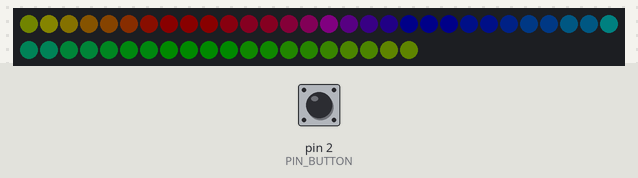
This program was run on a simulated Arduino Nano, built with avr-gcc and run on an emulated ATmega328P. On the bench: 50 RGB LEDs in strip order, left to right, continuing on the next row. Inputs (shaded band) come from the test bench; at power-on: pin 2 (PIN_BUTTON) HIGH. Dim RGB values are drawn brighter than linear; colours are those a GRB WS2812 strip shows for the declared byte order.

Above: at 1.27 s.
1.3 s: pin 2 (PIN_BUTTON) pulled LOW for 0.15 s
At 1.39 s:
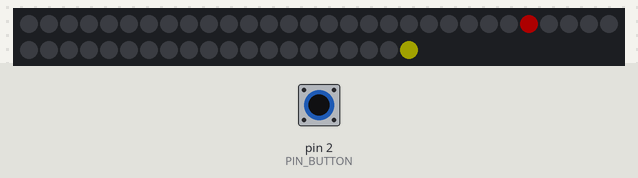
5.0 s: pin 2 (PIN_BUTTON) pulled LOW for 1 s
At 5.07 s:
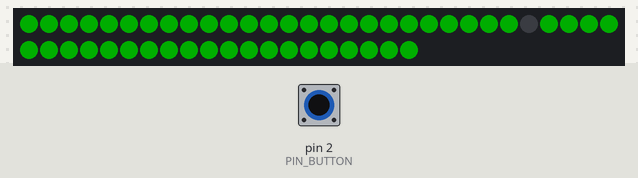
9.4 s: pin 2 (PIN_BUTTON) pulled LOW for 0.15 s
At 14.28 s:
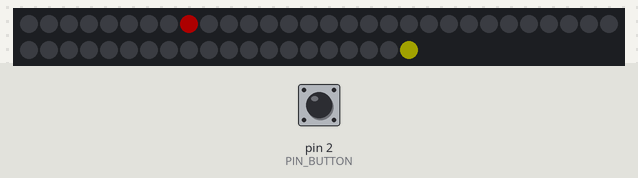

The program:

main.cpp
```cpp
#include <Arduino.h>
#include "FastLED.h"

#define PIN_BUTTON 2
#define PIN_LED 3

#define LED_COUNT 50
#define LED_ACCEPTED_DISTANCE 0
#define LED_MAX_BUTTON_DISTANCE 8
#define BUTTON_DEBOUNCE_MS 20
#define COLOR_YELLOW 0x222200
#define COLOR_GREEN 0x003300
#define COLOR_OFF 0x000000
#define COLOR_RED 0x330000
#define RAINBOW_BRIGHTNESS 50
#define ANIMATION_UPDATE_PERIOD 100
#define LEVEL_ANIMATION_FLASHES 2
#define SPEED_START 7
#define SPEED_INCREASE_PER_LEVEL 2
#define LEVEL_ANIMATION_ON_TIME (300 / ANIMATION_UPDATE_PERIOD)
#define LEVEL_ANIMATION_OFF_TIME (300 / ANIMATION_UPDATE_PERIOD)
#define REVERSE_DIRECTION
#define PIXEL_OFFSET 0

enum GameState
{
  Idle,
  Playing,
  Won,
  Lost
};

CRGB pixels[LED_COUNT];

//LEDs during game
uint32_t last_update_micros;
uint32_t duration_per_LED = 0;
int32_t current_position = 0;

//game variables
uint32_t current_round = 0;
GameState state = Idle;

//key state
bool debounced_key_state = false;
uint32_t debounce_start_ms;

//animations
uint32_t animation_last_update_ms;
int32_t animation_frame;

void update_rotation_speed()
{
  float new_speed = SPEED_START + (current_round)*SPEED_INCREASE_PER_LEVEL;
  duration_per_LED = (uint32_t)(1000000 / new_speed);
}

void setup()
{
  pinMode(PIN_BUTTON, INPUT_PULLUP);
  FastLED.addLeds<WS2812, PIN_LED, RGB>(pixels, LED_COUNT);
  //FastLED.addLeds<NEOPIXEL, PIN_LED>(pixels, LED_COUNT);
  Serial.begin(115200);
}

void debounce_button(bool *key_changed, bool *key_pressed)
{
  *key_changed = false;
  *key_pressed = debounced_key_state;
  bool raw_state = digitalRead(PIN_BUTTON) == LOW;
  if (raw_state == debounced_key_state)
  {
    debounce_start_ms = millis();
  }
  else if (millis() - debounce_start_ms > BUTTON_DEBOUNCE_MS)
  {
    //changed is only set if the new state was set long enough
    debounced_key_state = raw_state;
    *key_changed = true;
    *key_pressed = debounced_key_state;
  }
}

void lost()
{
  animation_frame = 0;
  state = Lost;
}

void start_game()
{
  current_round = 0;
  current_position = LED_COUNT / 2;
  update_rotation_speed();
  state = Playing;
}

void won()
{
  current_round++;
  //set active LED one too far
  current_position = LED_COUNT / 2;
  update_rotation_speed();
  animation_frame = 0;
  state = Won;
}

int GamePositionToLEDIndex(int position)
{
  //make sure its within index range
  int index = (position + PIXEL_OFFSET + LED_COUNT) % LED_COUNT;
#ifdef REVERSE_DIRECTION
  return (LED_COUNT - index - 1);
#else
  return index;
#endif
}

void loop()
{
  //read button
  bool button_state_changed;
  bool is_pressed;
  debounce_button(&button_state_changed, &is_pressed);
  switch (state)
  {
  case Playing:
  {
    //update LEDs
    if (micros() - last_update_micros > duration_per_LED)
    {
      last_update_micros = micros();
      if (current_position < -LED_MAX_BUTTON_DISTANCE)
      {
        //just start another round
        current_position += LED_COUNT;
      }
      else
      {
        current_position--;
      }
      for (int i = 0; i < LED_COUNT; i++)
        pixels[i] = COLOR_OFF;
      if (current_position == 0)
      {
        pixels[GamePositionToLEDIndex(0)] = COLOR_YELLOW;
      }
      else
      {
        pixels[GamePositionToLEDIndex(current_position)] = COLOR_GREEN;
        pixels[GamePositionToLEDIndex(0)] = COLOR_YELLOW;
      }
      FastLED.show();
    }
    if ((button_state_changed && is_pressed) && (abs(current_position) <= LED_MAX_BUTTON_DISTANCE))
    {
      if (abs(current_position) <= LED_ACCEPTED_DISTANCE)
        won();
      else
        lost();
    }
    break;
  }
  case Idle:
  {
    if (millis() - animation_last_update_ms > ANIMATION_UPDATE_PERIOD)
    {
      animation_last_update_ms = millis();
      if (animation_frame >= LED_COUNT)
        animation_frame = 0;
      for (int i = 0; i < LED_COUNT; i++)
      {
        int pos = (i + animation_frame) % LED_COUNT;
        pixels[i].setHSV((uint8_t)((float)pos / (LED_COUNT - 1) * 255), 255, RAINBOW_BRIGHTNESS);
      }
      animation_frame++;
      FastLED.show();
    }
    if (button_state_changed && is_pressed)
    {
      start_game();
    }
    break;
  }
  case Lost:
  {
    //button was pressed, so skip animation
    if (button_state_changed && is_pressed)
    {
      state = Idle;
    }
    else if (millis() - animation_last_update_ms > ANIMATION_UPDATE_PERIOD)
    {
      animation_last_update_ms = millis();
      //animation ended
      if (animation_frame >= LED_COUNT / 2)
      {
        state = Idle;
      }
      else
      {
        for (int i = 0; i < LED_COUNT; i++)
        {
          if (abs(i - LED_COUNT / 2) > animation_frame)
            pixels[i] = COLOR_RED;
          else
            pixels[i] = COLOR_OFF;
        }
        animation_frame++;
        FastLED.show();
      }
    }
    break;
  }
  case Won:
  { //button was pressed, so skip animation
    if (button_state_changed && is_pressed)
    {
      state = Playing;
    }
    else if (millis() - animation_last_update_ms > ANIMATION_UPDATE_PERIOD)
    {
      animation_last_update_ms = millis();
      int total_duration = LEVEL_ANIMATION_FLASHES * (LEVEL_ANIMATION_ON_TIME + LEVEL_ANIMATION_OFF_TIME);
      if (animation_frame < total_duration)
      {
        uint32_t relative = animation_frame % (LEVEL_ANIMATION_ON_TIME + LEVEL_ANIMATION_OFF_TIME);
        if (relative < LEVEL_ANIMATION_OFF_TIME)
        {
          for (uint32_t i = 0; i < LED_COUNT; i++)
          {
            pixels[i] = COLOR_OFF;
          }
        }
        else
        {
          for (uint32_t i = 0; i < LED_COUNT; i++)
          {
            pixels[i] = (i <= current_round) ? COLOR_GREEN : COLOR_OFF;
          }
        }
        FastLED.show();
      }
      else
      {
        state = Playing;
      }
      animation_frame++;
    }
    break;
  }
  }
}
```

Measured:
- after the input at 1.3 s, the LEDs: change at once (image 1)
- after the input at 5.0 s, the LEDs: change at once (image 2)
- after the input at 9.4 s, the LEDs: first change at once (image 3 shows a later state)
